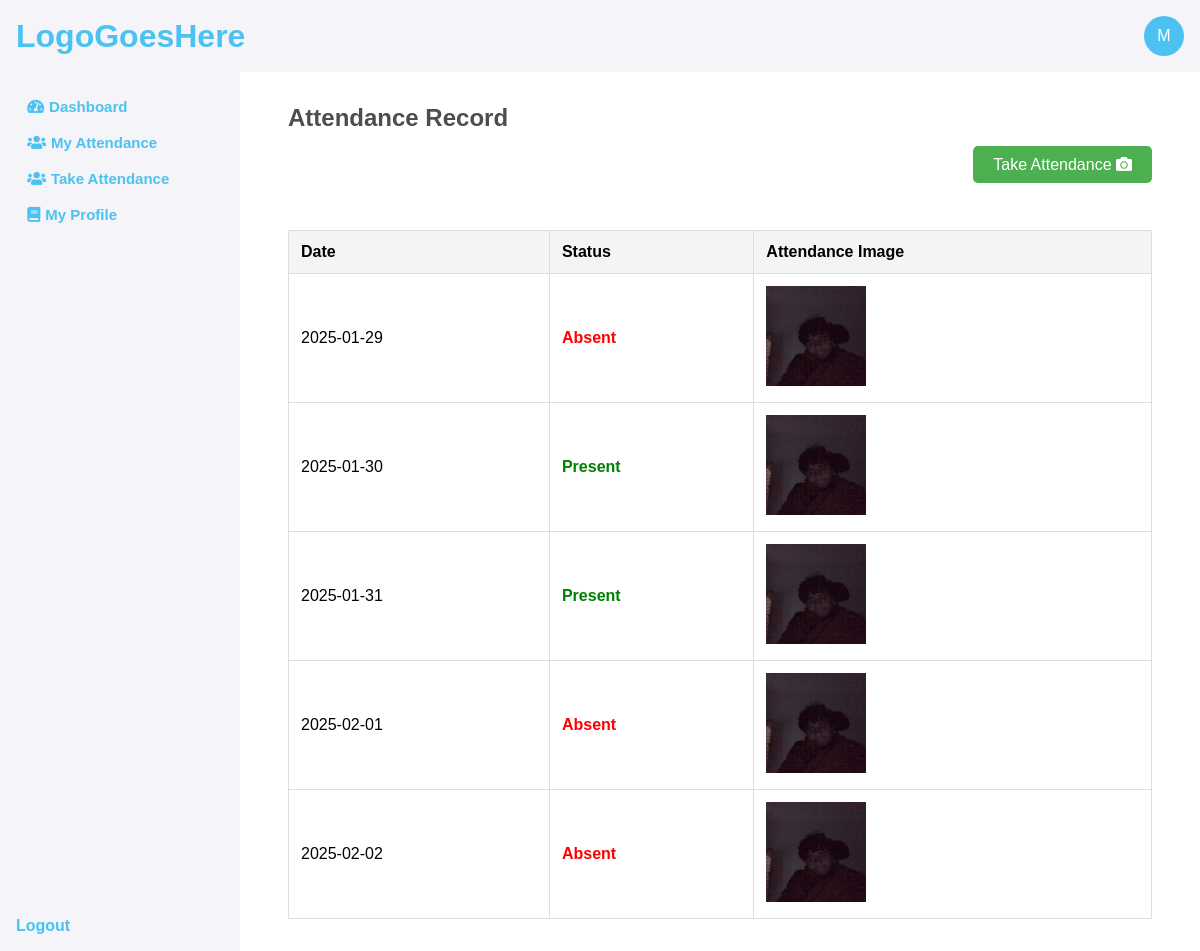
Screenshot of /student/attendance/ (signed in) with the database file from the repository.
### SrcApp/models.py (models this page shows, shortened)
class MyUser(AbstractUser):
    email = models.EmailField(unique=True)
    USER_TYPE_CHOICES = (
        ('teacher', 'Teacher'),
        ('student', 'Student'),
    )
    user_type = models.CharField(max_length=10, choices=USER_TYPE_CHOICES, default='student')
    USERNAME_FIELD = 'email'
    REQUIRED_FIELDS = ['username']  # Fields required when using createsuperuser

class Student(models.Model):
    courses = models.ManyToManyField(to=Course, verbose_name='Related Courses')
    user = models.OneToOneField(to=MyUser, on_delete=models.CASCADE, verbose_name='Related User Schema')
    teacher = models.ForeignKey(to=Teacher, on_delete=models.CASCADE, null=True, blank=True)
    faculty = models.CharField(max_length=2000, verbose_name="Faculty", null=False, default='')
    grade = models.CharField(max_length=200, verbose_name='Grade', null=False, default='')
    image = models.ImageField(upload_to='student_profile_images', default='', blank=True, null=True, verbose_name='Student Image')
    webcam_img = models.ImageField(upload_to='webcam_images', verbose_name='Webcam Image', null=True)

### SrcApp/views.py (the view)
# urls.py: path('student/attendance/', views.student_attendance_page, name='student_attendance_page'),
@login_required(login_url='login')
def student_attendance_page(request):
    if not if_student(request):
        return redirect('login')
    student = Student.objects.get(user=request.user)
    attendance_records = Attendance.objects.filter(present_students=student).order_by('day')
    all_days = Attendance.objects.filter(teacher=student.teacher).values_list('day', flat=True).distinct().order_by('day')
    attendance_data = []
    for day in all_days:
        is_present = attendance_records.filter(day=day).exists()
        attendance_data.append({'day': day, 'status': 'Present' if is_present else 'Absent'})
    student = Student.objects.get(user=request.user)
    context = {
        'attendance_data': attendance_data,
        'student': student
    }
    return render(request, 'studentPages/attendance.html', context)

### SrcApp/views.py (called while the page is built)
def if_student(request):
    if request.user.user_type == 'student':
        return True
    return False

### templates/studentPages/attendance.html (shortened to what this page needs)
{% extends 'studentPages/base.html' %}
{% block student_content %}
<div class="attendance-page-wrapper">
    <h2 class="page-main-heading">Attendance Record</h2>
    <div class="attendance-controls-wrapper">
        <div class="right-side">
            <a href="{% url 'take_attendance_page' %}" class="take-attendance-btn">Take Attendance <i class="fa fa-camera"></i> </a>
        </div>
    </div>
    <div class="attendance-table-wrapper">
        <table class="attendance-table">
            <thead>
                <tr>
                    <th>Date</th>
                    <th>Status</th>
                    <th>Attendance Image</th>
                </tr>
            </thead>
            <tbody>
                {% for record in attendance_data %}
                <tr>
                    <td>{{ record.day|date:"Y-m-d" }}</td>
                    <td class="{% if record.status == 'Present' %}present-status{% else %}absent-status{% endif %}">
                        {{ record.status }}
                    </td>
                    <td><img  src="{{ student.webcam_img.url }}" alt=""></td>
                </tr>
                {% endfor %}
            </tbody>
        </table>
    </div>
</div>
{% endblock %}

### templates/studentPages/base.html (shortened to what this page needs)
{% load static %}
<!DOCTYPE html>
<html lang="en">
<head>
    <link rel="stylesheet" href="{% static 'css/studentPagesStyling.css' %}">
    <link href="https://cdnjs.cloudflare.com/ajax/libs/font-awesome/5.15.4/css/all.min.css" rel="stylesheet">
</head>
<body>
    <div class="student-dashboard">
        <div class="navbar-1">
            <h1 class="logo">
                LogoGoesHere
            </h1>
            <div class="profile-info">
                <div class="letter-img">
                    {{ request.user.first_name|slice:":1" }}
                </div>
            </div>
        </div>
        <div class="content-wrapper">
            {% include 'studentPages/sidebar.html' %}
            <div class="dashboard-content">
                <div class="teacher-dashboard-page-wrapper">
                    {% block student_content %}
                    {% endblock %}
                </div>
            </div>
        </div>
    </div>
</body>
</html>

### static/css/studentPagesStyling.css (style rules this page uses)
:root { --primary-color: rgb(76, 194, 241); }
* { margin: 0; padding: 0; font-family: Arial, Helvetica, sans-serif; box-sizing: border-box; }
.student-dashboard { height: 100vh; width: 100%; display: flex; flex-direction: column; }
.navbar-1 { width: 100%; height: auto; background-color: #f4f4f9; color: white; display: flex; align-items: center; justify-content: space-between; padding: 1rem 1rem; display: flex; flex-direction: row; justify-content: space-between; }
.content-wrapper { flex: 1; display: flex; overflow: hidden; }
.dashboard-content { flex: 1; padding: 1rem; background-color: #ffffff; overflow-y: auto; }
.page-main-heading { color: rgb(78, 77, 77); width: 100%; text-align: start; }
.navbar-1 .logo { color: var(--primary-color); }
.navbar-1 .profile-info .letter-img { width: 2.5rem; height: 2.5rem; display: flex; justify-content: center; align-items: center; padding: .5rem; color: white; background-color: var(--primary-color); border-radius: 50%; cursor: pointer; }
.attendance-page-wrapper { padding: 1rem 2rem; display: flex; flex-direction: column; width: 100%; }
.attendance-table-wrapper { margin-top: 2rem; width: 100%; overflow-x: auto; }
.attendance-table { width: 100%; border-collapse: collapse; text-align: left; }
.attendance-table td img { width: 100px; height: 100px; object-fit: cover; }
.attendance-table th, .attendance-table td { padding: 12px; border: 1px solid #ddd; }
.attendance-table th { background-color: #f4f4f4; }
.present-status { color: green; font-weight: bold; }
.absent-status { color: red; font-weight: bold; }
.attendance-page-wrapper .attendance-controls-wrapper { width: 100%; display: flex; justify-content: space-between; padding: 1.5rem 0; align-items: center; }
.attendance-page-wrapper .attendance-controls-wrapper .take-attendance-btn { margin-top: 15px; padding: 10px 20px; background-color: #4CAF50; color: white; border: none; border-radius: 5px; cursor: pointer; text-decoration: none; }

### rows the page displays
MyUser: user.first_name "M"
Student: webcam_img (picture)

### other values shown
{{ record.day|date:"Y-m-d" }} "2025-01-29" "2025-01-30" "2025-01-31" "2025-02-01" "2025-02-02"
{{ record.status }} "Absent" "Present" "Present" "Absent" "Absent"
